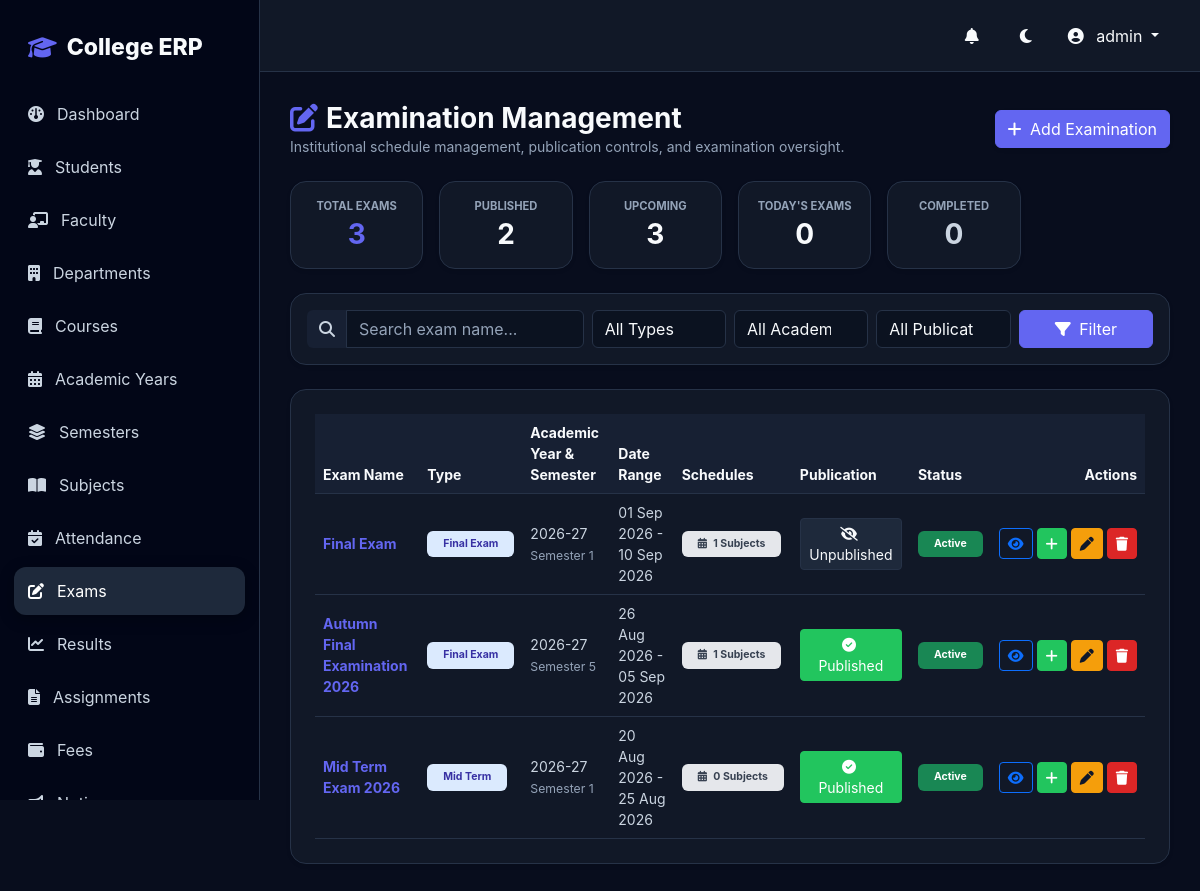
/examinations/list/ (signed in), run on the app's committed database.
### results/models.py (models this page shows, shortened)
class Exam(models.Model):
    EXAM_TYPE_CHOICES = [
        ("MIDTERM", "Mid Term"),
        ("INTERNAL", "Internal"),
        ("PRACTICAL", "Practical"),
        ("FINAL", "Final Exam"),
        ("VIVA", "Viva"),
        ("REMEDIAL", "Remedial"),
        ("UNIT_TEST", "Unit Test"),
        ("OTHER", "Other"),
    ]
    name = models.CharField(
        max_length=150
    )
    exam_type = models.CharField(
        max_length=30,
        choices=EXAM_TYPE_CHOICES
    )
    academic_year = models.ForeignKey(
        "academics.AcademicYear",
        on_delete=models.PROTECT,
        related_name="exams"
    )
    semester = models.ForeignKey(
        "academics.Semester",
        on_delete=models.PROTECT,
        related_name="exams"
    )
    start_date = models.DateField(
        blank=True,
        null=True
    )
    end_date = models.DateField(
        blank=True,
        null=True
    )
    description = models.TextField(
        blank=True
    )
    is_published = models.BooleanField(
        default=False
    )
    is_active = models.BooleanField(
        default=True
    )
    created_at = models.DateTimeField(
        auto_now_add=True
    )
    updated_at = models.DateTimeField(
        auto_now=True
    )
    class Meta:
        ordering = ["-start_date", "-created_at"]
    @property
    def computed_status(self):
        from django.utils import timezone
        if not self.is_active:
            return "Inactive"
        today = timezone.now().date()
        if self.start_date and today < self.start_date:
            return "Upcoming"
        elif self.end_date and today > self.end_date:
            return "Completed"
        elif self.start_date and self.end_date and self.start_date <= today <= self.end_date:
            return "Today"
        elif self.start_date and today == self.start_date:
            return "Today"
        else:
            return "Upcoming"

### academics/models.py (models this page shows, shortened)
class AcademicYear(models.Model):
    name = models.CharField(max_length=20, unique=True)
    start_date = models.DateField()
    end_date = models.DateField()
    is_active = models.BooleanField(default=False)
    class Meta:
        ordering = ["-start_date"]

class Semester(models.Model):
    name = models.CharField(max_length=50)
    number = models.PositiveIntegerField()
    is_active = models.BooleanField(default=False)
    class Meta:
        ordering = ["number"]

### examinations/views.py (the view)
# urls.py: path("list/", exam_list, name="exam_list"),
@login_required
def exam_list(request):
    role, is_admin, faculty, student = get_user_role_and_profiles(request.user)
    if role == "STUDENT":
        return redirect("student_exams")
    elif role == "FACULTY":
        return redirect("faculty_exams")
    exams_qs = Exam.objects.all().select_related("academic_year", "semester").annotate(total_schedules=Count("schedules"))
    q = request.GET.get("q", "").strip()
    if q:
        exams_qs = exams_qs.filter(name__icontains=q)
    exam_type = request.GET.get("exam_type", "").strip()
    if exam_type:
        exams_qs = exams_qs.filter(exam_type=exam_type)
    academic_year_id = request.GET.get("academic_year", "").strip()
    if academic_year_id.isdigit():
        exams_qs = exams_qs.filter(academic_year_id=int(academic_year_id))
    semester_id = request.GET.get("semester", "").strip()
    if semester_id.isdigit():
        exams_qs = exams_qs.filter(semester_id=int(semester_id))
    is_published_param = request.GET.get("is_published", "").strip()
    if is_published_param == "1":
        exams_qs = exams_qs.filter(is_published=True)
    elif is_published_param == "0":
        exams_qs = exams_qs.filter(is_published=False)
    is_active_param = request.GET.get("is_active", "").strip()
    if is_active_param == "1":
        exams_qs = exams_qs.filter(is_active=True)
    elif is_active_param == "0":
        exams_qs = exams_qs.filter(is_active=False)
    exams_qs = exams_qs.order_by("-start_date", "-created_at")
    today = timezone.now().date()
    total_exams = Exam.objects.count()
    published_exams = Exam.objects.filter(is_published=True).count()
    upcoming_exams = Exam.objects.filter(is_active=True, start_date__gt=today).count()
    completed_exams = Exam.objects.filter(is_active=True, end_date__lt=today).count()
    todays_exams = Exam.objects.filter(is_active=True, start_date__lte=today, end_date__gte=today).count()
    paginator = Paginator(exams_qs, 10)
    page_number = request.GET.get("page")
    page_obj = paginator.get_page(page_number)
    context = {
        "is_admin": True,
        "page_obj": page_obj,
        "exam_types": Exam.EXAM_TYPE_CHOICES,
        "academic_years": AcademicYear.objects.filter(is_active=True),
        "semesters": Semester.objects.filter(is_active=True),
        "q": q,
        "selected_type": exam_type,
        "selected_year": academic_year_id,
        "selected_semester": semester_id,
        "selected_published": is_published_param,
        "selected_active": is_active_param,
        "total_exams": total_exams,
        "published_exams": published_exams,
        "upcoming_exams": upcoming_exams,
        "completed_exams": completed_exams,
        "todays_exams": todays_exams,
    }
    return render(request, "examinations/exam_list.html", context)

### templates/examinations/exam_list.html (shortened to what this page needs)
{% extends "base.html" %}
{% block content %}
<div class="container-fluid p-0">
    <div class="d-flex flex-column flex-md-row justify-content-between align-items-md-center mb-4 gap-3">
        <div>
            <h1 class="h3 fw-bold m-0"><i class="fa-solid fa-pen-to-square text-primary me-2"></i>Examination Management</h1>
            <p class="text-muted small m-0">Institutional schedule management, publication controls, and examination oversight.</p>
        </div>
        <div>
            <a href="{% url 'exam_create' %}" class="btn btn-primary shadow-sm">
                <i class="fa-solid fa-plus me-1"></i> Add Examination
            </a>
        </div>
    </div>
    <div class="row g-3 mb-4">
        <div class="col-6 col-md-4 col-xl-2">
            <div class="card border-0 shadow-sm rounded-4 p-3 text-center" style="background: var(--surface);">
                <small class="text-muted text-uppercase fw-bold" style="font-size: 0.7rem;">Total Exams</small>
                <div class="h3 fw-bold m-0 text-primary mt-1">{{ total_exams }}</div>
            </div>
        </div>
        <div class="col-6 col-md-4 col-xl-2">
            <div class="card border-0 shadow-sm rounded-4 p-3 text-center" style="background: var(--surface);">
                <small class="text-muted text-uppercase fw-bold" style="font-size: 0.7rem;">Published</small>
                <div class="h3 fw-bold m-0 text-success mt-1">{{ published_exams }}</div>
            </div>
        </div>
        <div class="col-6 col-md-4 col-xl-2">
            <div class="card border-0 shadow-sm rounded-4 p-3 text-center" style="background: var(--surface);">
                <small class="text-muted text-uppercase fw-bold" style="font-size: 0.7rem;">Upcoming</small>
                <div class="h3 fw-bold m-0 text-info mt-1">{{ upcoming_exams }}</div>
            </div>
        </div>
        <div class="col-6 col-md-4 col-xl-2">
            <div class="card border-0 shadow-sm rounded-4 p-3 text-center" style="background: var(--surface);">
                <small class="text-muted text-uppercase fw-bold" style="font-size: 0.7rem;">Today's Exams</small>
                <div class="h3 fw-bold m-0 text-warning mt-1">{{ todays_exams }}</div>
            </div>
        </div>
        <div class="col-6 col-md-4 col-xl-2">
            <div class="card border-0 shadow-sm rounded-4 p-3 text-center" style="background: var(--surface);">
                <small class="text-muted text-uppercase fw-bold" style="font-size: 0.7rem;">Completed</small>
                <div class="h3 fw-bold m-0 text-secondary mt-1">{{ completed_exams }}</div>
            </div>
        </div>
    </div>
    <div class="card border-0 shadow-sm rounded-4 p-3 mb-4" style="background: var(--surface);">
        <form method="GET" class="row g-2 align-items-center">
            <div class="col-md-4">
                <div class="input-group">
                    <span class="input-group-text border-0" style="background: var(--surface-2); color: var(--muted);"><i class="fa-solid fa-magnifying-glass"></i></span>
                    <input type="text" name="q" value="{{ q }}" class="form-control border-0" style="background: var(--surface-2);" placeholder="Search exam name...">
                </div>
            </div>
            <div class="col-md-2">
                <select name="exam_type" class="form-select border-0" style="background: var(--surface-2);" onchange="this.form.submit()">
                    <option value="">All Types</option>
                </select>
            </div>
            <div class="col-md-2">
                <select name="academic_year" class="form-select border-0" style="background: var(--surface-2);" onchange="this.form.submit()">
                    <option value="">All Academic Years</option>
                </select>
            </div>
            <div class="col-md-2">
                <select name="is_published" class="form-select border-0" style="background: var(--surface-2);" onchange="this.form.submit()">
                    <option value="">All Publication</option>
                </select>
            </div>
            <div class="col-md-2 d-flex gap-2">
                <button type="submit" class="btn btn-primary w-100"><i class="fa-solid fa-filter me-1"></i> Filter</button>
            </div>
        </form>
    </div>
    <div class="card border-0 shadow-sm rounded-4 p-4" style="background: var(--surface);">
        {% if page_obj %}
        <div class="table-responsive">
            <table class="table table-hover align-middle m-0 small">
                <thead>
                    <tr>
                        <th>Exam Name</th>
                        <th>Type</th>
                        <th>Academic Year & Semester</th>
                        <th>Date Range</th>
                        <th>Schedules</th>
                        <th>Publication</th>
                        <th>Status</th>
                        <th class="text-end">Actions</th>
                    </tr>
                </thead>
                <tbody>
                    {% for e in page_obj %}
                    <tr>
                        <td>
                            <a href="{% url 'exam_detail' e.pk %}" class="fw-bold text-primary text-decoration-none">{{ e.name }}</a>
                        </td>
                        <td><span class="badge bg-primary-subtle text-primary p-2 px-3">{{ e.get_exam_type_display }}</span></td>
                        <td>
                            <div>{{ e.academic_year.name }}</div>
                            <small class="text-muted">Semester {{ e.semester.number }}</small>
                        </td>
                        <td>
                            {% if e.start_date and e.end_date %}
                            <div>{{ e.start_date|date:"d M Y" }} - {{ e.end_date|date:"d M Y" }}</div>
                            {% else %}
                            <span class="text-muted">Dates TBD</span>
                            {% endif %}
                        </td>
                        <td>
                            <a href="{% url 'exam_detail' e.pk %}" class="badge bg-secondary-subtle text-secondary p-2 px-3 text-decoration-none" title="Manage Schedules">
                                <i class="fa-solid fa-calendar-days me-1"></i> {{ e.total_schedules }} Subjects
                            </a>
                        </td>
                        <td>
                            <form method="POST" action="{% url 'exam_toggle_publish' e.pk %}" class="d-inline">
                                {% if e.is_published %}
                                <button type="submit" class="btn btn-sm btn-success p-1 px-2" title="Click to Unpublish"><i class="fa-solid fa-check-circle me-1"></i> Published</button>
                                {% else %}
                                <button type="submit" class="btn btn-sm btn-outline-secondary p-1 px-2" title="Click to Publish"><i class="fa-solid fa-eye-slash me-1"></i> Unpublished</button>
                                {% endif %}
                            </form>
                        </td>
                        <td>
                            {% if not e.is_active %}
                            <span class="badge bg-danger p-2 px-3">Inactive</span>
                            {% elif e.computed_status == "Today" %}
                            <span class="badge bg-warning text-dark p-2 px-3">Today</span>
                            {% elif e.computed_status == "Completed" %}
                            <span class="badge bg-secondary p-2 px-3">Completed</span>
                            {% else %}
                            <span class="badge bg-success p-2 px-3">Active</span>
                            {% endif %}
                        </td>
                        <td class="text-end">
                            <div class="d-inline-flex gap-1">
                                <a href="{% url 'exam_detail' e.pk %}" class="btn btn-sm btn-outline-primary" title="View & Manage Schedules"><i class="fa-solid fa-eye"></i></a>
                                <a href="{% url 'schedule_create' e.pk %}" class="btn btn-sm btn-success" title="Add Subject Schedule"><i class="fa-solid fa-plus"></i></a>
                                <a href="{% url 'exam_update' e.pk %}" class="btn btn-sm btn-warning" title="Edit Exam"><i class="fa-solid fa-pen"></i></a>
                                <a href="{% url 'exam_delete' e.pk %}" class="btn btn-sm btn-danger" title="Delete Exam"><i class="fa-solid fa-trash"></i></a>
                            </div>
                        </td>
                    </tr>
                    {% endfor %}
                </tbody>
            </table>
        </div>
        {% else %}
        <div class="text-center py-5">
            <i class="fa-solid fa-box-open fa-3x text-muted mb-3"></i>
            <h5 class="fw-bold">No examinations found</h5>
            <p class="text-muted small">No examination records exist matching your filter parameters.</p>
        </div>
        {% endif %}
    </div>
</div>
{% endblock %}

### templates/base.html (shortened to what this page needs)
{% load static %}
<!DOCTYPE html>
<html lang="en">
<head>
    <link
        href="https://cdn.jsdelivr.net/npm/bootstrap@5.3.3/dist/css/bootstrap.min.css"
        rel="stylesheet"
    >
    <link
        href="https://cdnjs.cloudflare.com/ajax/libs/font-awesome/6.7.2/css/all.min.css"
        rel="stylesheet"
    >
    <link
        href="https://unpkg.com/aos@2.3.4/dist/aos.css"
        rel="stylesheet"
    >
</head>
<body>
    {% if user.is_authenticated %}
        {% include "components/sidebar.html" %}
        <main class="main">
            <nav class="navbar-custom">
                <div class="d-flex align-items-center gap-2">
                    <a
                        href="{% url 'notification_list' %}"
                        class="theme-btn position-relative me-1"
                        title="Notifications"
                        style="text-decoration: none; display: inline-flex; align-items: center; justify-content: center;"
                    >
                        <i class="fa-solid fa-bell"></i>
                    </a>
                    <button
                        class="theme-btn"
                        id="themeToggle"
                        title="Toggle theme"
                    >
                        <i class="fa-solid fa-moon"></i>
                    </button>
                    <div class="dropdown">
                        <button
                            class="btn dropdown-toggle"
                            data-bs-toggle="dropdown"
                            style="color: var(--text);"
                        >
                            <i class="fa-solid fa-circle-user me-2"></i>
                            {{ user.get_full_name|default:user.username }}
                        </button>
                    </div>
                </div>
            </nav>
            <section class="content">
                {% block content %}{% endblock %}
            </section>
        </main>
    {% else %}
        {% block auth_content %}{% endblock %}
    {% endif %}
</body>
</html>

### data on the page
Exam: name "Final Exam", exam_type "Final Exam", academic_year.name "2026-27", semester.number "1", start_date "01 Sep 2026", end_date "10 Sep 2026", total_schedules "1", is_published False (drawn), is_active "Active"
Exam: name "Autumn Final Examination 2026", exam_type "Final Exam", academic_year.name "2026-27", semester.number "5", start_date "26 Aug 2026", end_date "05 Sep 2026", total_schedules "1", is_published True (drawn), is_active "Active"
Exam: name "Mid Term Exam 2026", exam_type "Mid Term", academic_year.name "2026-27", semester.number "1", start_date "20 Aug 2026", end_date "25 Aug 2026", total_schedules "0", is_published True (drawn), is_active "Active"

### other printed values
{{ user.get_full_name|default:user.username }} "admin"
{{ total_exams }} "3"
{{ published_exams }} "2"
{{ upcoming_exams }} "3"
{{ todays_exams }} "0"
{{ completed_exams }} "0"
